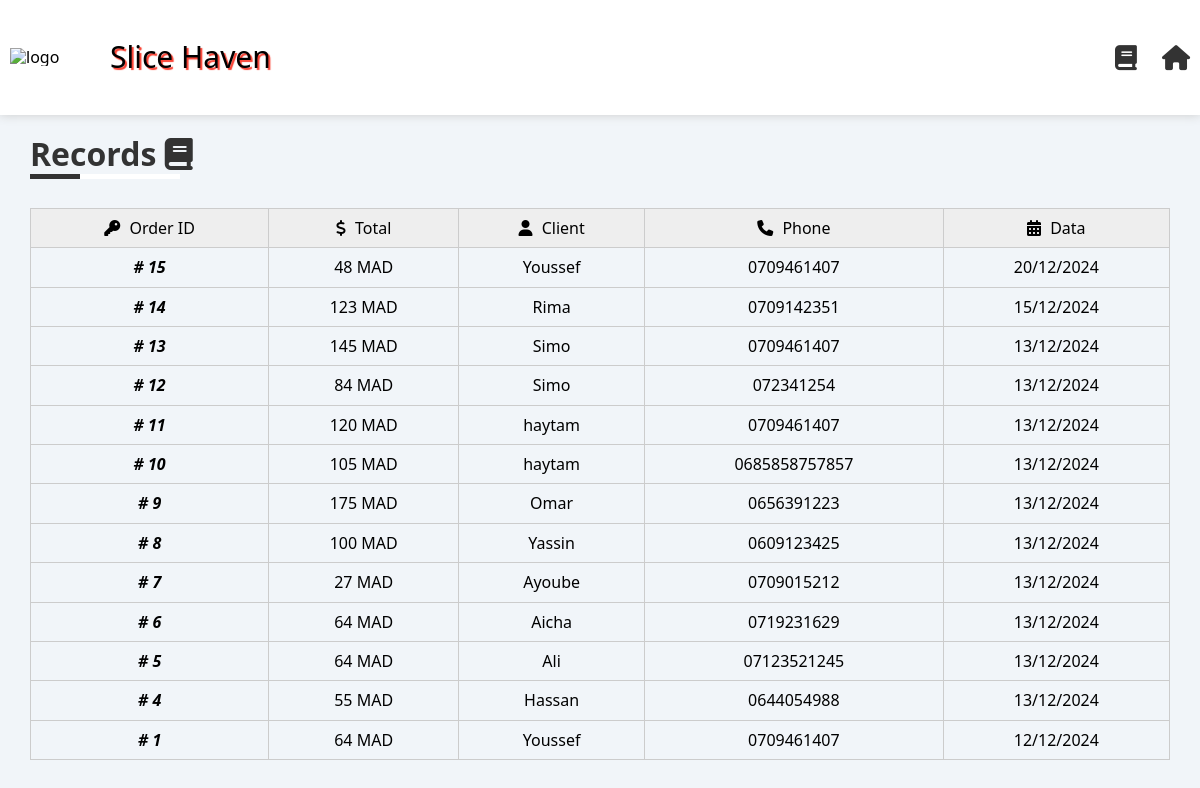
Before: /records with the older database file.
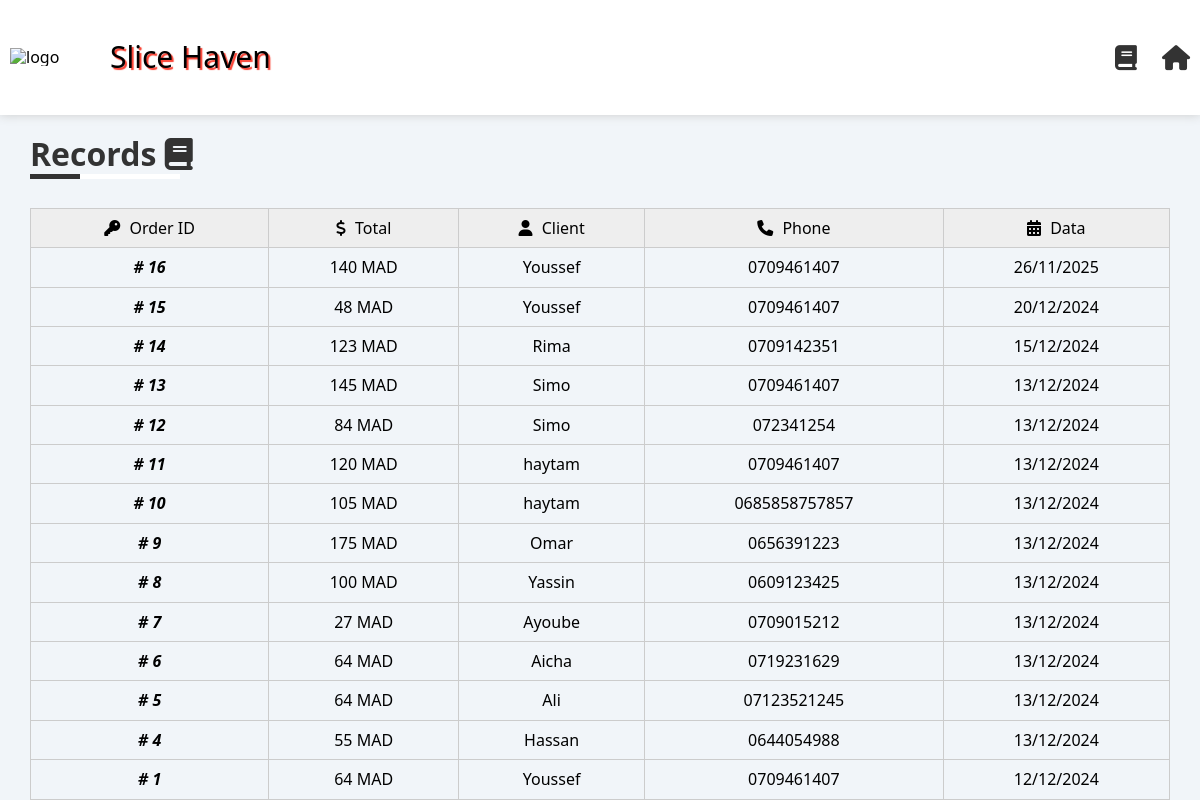
After: the same page with the newer database file.
### tables this page shows
CREATE TABLE order_data (
                    order_id INTEGER PRIMARY KEY AUTOINCREMENT,
                    total INTEGER,
                    date TEXT,
                    client TEXT,
                    phone TEXT
    );

### main.py (the view)
@pizzeria.route('/records')
def records():
    order_data = []
    with sqlite3.connect("database/pizza_data.db") as database:
        cursor = database.cursor()
        cursor.execute("SELECT * FROM order_data ORDER BY order_id DESC")
        order_data = cursor.fetchall()
    return render_template("records.html",order_data = order_data)

### templates/records.html
{% extends "base.html" %}
{% block extra_CssFile %}
<link rel="stylesheet" href="{{ url_for('static', filename='css/record.css') }}">
{% endblock %}
{% block home %}
<a data-task="home" href="/"><i class="fas fa-home"></i></a>
{% endblock %}
{% block content %}
<h1 class="menu-title">
    Records <i class="fa-solid fa-book fa-bounce"></i>
</h1>
<table>
    <thead>
        <tr>
            <td><i class="fa-solid fa-key"></i> Order ID</td>
            <td><i class="fa-solid fa-dollar-sign"></i> Total</td>
            <td><i class="fa-solid fa-user"></i> Client </td>
            <td><i class="fa-solid fa-phone"></i> Phone</td>
            <td><i class="fa-solid fa-calendar-days"></i> data</td>
        </tr>
    </thead>
    <tbody>
        {% for id,total,date,client,phone in order_data%}
        <tr>
            <td># {{id}}</td>
            <td>{{total}} MAD</td>
            <td>{{client}}</td>
            <td>{{phone}}</td>
            <td>{{date}}</td>
        </tr>
        {% endfor %}
    </tbody>
</table>
{% endblock %}

Changed rows visible on the page:
added order_data: order_id "16", total "140", client "Youssef", phone "0709461407", date "26/11/2025"
